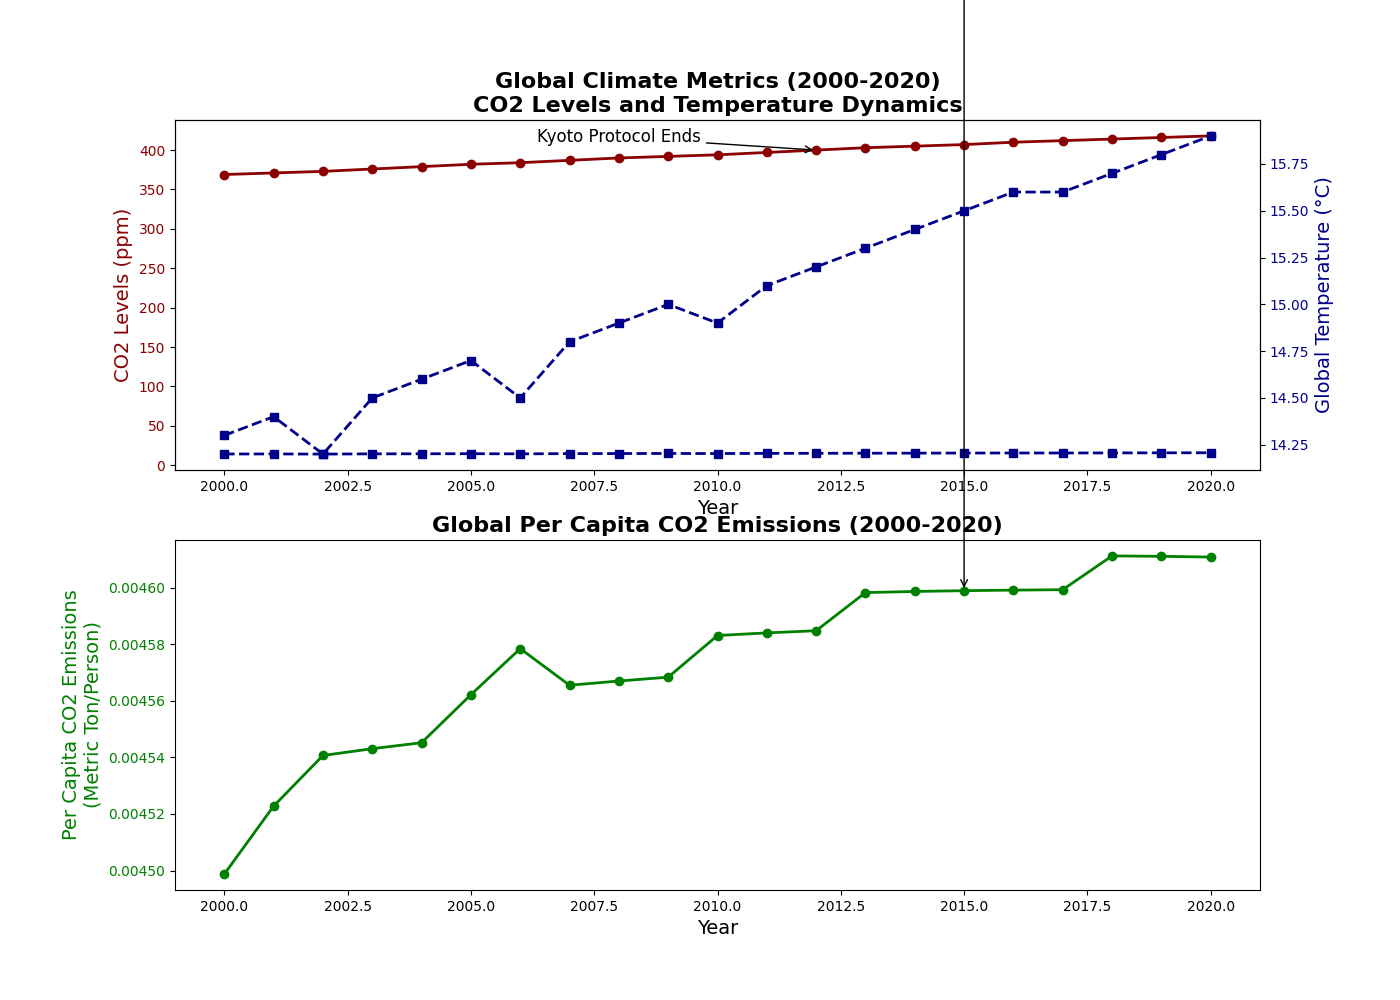

Generate this figure with Python:
import matplotlib.pyplot as plt
import numpy as np

years = np.arange(2000, 2021)
co2_levels = [369, 371, 373, 376, 379, 382, 384, 387, 390, 392, 394, 397, 400, 403, 405, 407, 410, 412, 414, 416, 418]
global_temps = [14.3, 14.4, 14.2, 14.5, 14.6, 14.7, 14.5, 14.8, 14.9, 15.0, 14.9, 15.1, 15.2, 15.3, 15.4, 15.5, 15.6, 15.6, 15.7, 15.8, 15.9]
population_million = [6112.8, 6235.1, 6364.7, 6493.4, 6622.4, 6751.2, 6880.1, 7009.1, 7138.2, 7267.4, 7396.8, 7526.2, 7655.8, 7785.6, 7915.4, 8045.4, 8175.5, 8305.7, 8436.0, 8566.4, 8697.0]
co2_emissions = [27.5, 28.2, 28.9, 29.5, 30.1, 30.8, 31.5, 32.0, 32.6, 33.2, 33.9, 34.5, 35.1, 35.8, 36.4, 37.0, 37.6, 38.2, 38.9, 39.5, 40.1]
per_capita_emissions = [co2/pop for co2, pop in zip(co2_emissions, population_million)]

fig, (ax1, ax2) = plt.subplots(2, 1, figsize=(14, 10), dpi=100)

ax1.plot(years, co2_levels, color='darkred', linestyle='-', linewidth=2, marker='o')
ax1.plot(years, global_temps, color='darkblue', linestyle='--', linewidth=2, marker='s')

ax1.set_title('Global Climate Metrics (2000-2020)\nCO2 Levels and Temperature Dynamics', fontsize=16, weight='bold')
ax1.set_xlabel('Year', fontsize=14)
ax1.set_ylabel('CO2 Levels (ppm)', fontsize=14, color='darkred')
ax1.tick_params(axis='y', labelcolor='darkred')

ax1_secondary = ax1.twinx()
ax1_secondary.set_ylabel('Global Temperature (°C)', fontsize=14, color='darkblue')
ax1_secondary.plot(years, global_temps, color='darkblue', linestyle='--', linewidth=2, marker='s')
ax1_secondary.tick_params(axis='y', labelcolor='darkblue')

ax2.plot(years, per_capita_emissions, color='green', linestyle='-', linewidth=2, marker='o')

ax2.set_title('Global Per Capita CO2 Emissions (2000-2020)', fontsize=16, weight='bold')
ax2.set_xlabel('Year', fontsize=14)
ax2.set_ylabel('Per Capita CO2 Emissions\n(Metric Ton/Person)', fontsize=14, color='green')
ax2.tick_params(axis='y', labelcolor='green')

ax1.annotate('Kyoto Protocol Ends', xy=(2012, co2_levels[12]), xytext=(2008, 410),
             arrowprops=dict(facecolor='black', arrowstyle='->'),
             fontsize=12, ha='center')

ax2.annotate('Sharp Increase', xy=(2015, per_capita_emissions[15]), xytext=(2010, 4.5),
             arrowprops=dict(facecolor='black', arrowstyle='->'),
             fontsize=12, ha='center')

plt.tight_layout()
plt.show()
